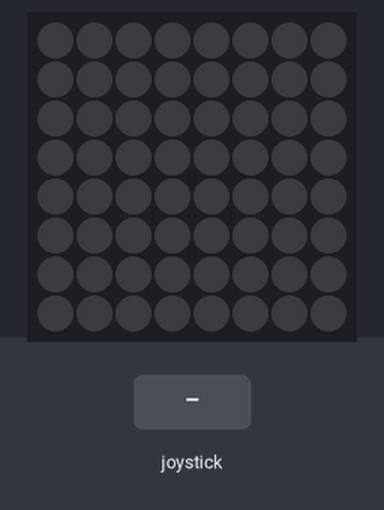
This program was run on a simulated Raspberry Pi (BCM pin numbers) with a Sense HAT. Parts: the Sense HAT's 8×8 RGB LED matrix. The inputs (shaded band) are chosen by the test bench. Random numbers come from a fixed seed.

Above: at 1.2 s.
1.3 s: joystick clicked
At 1.97 s:
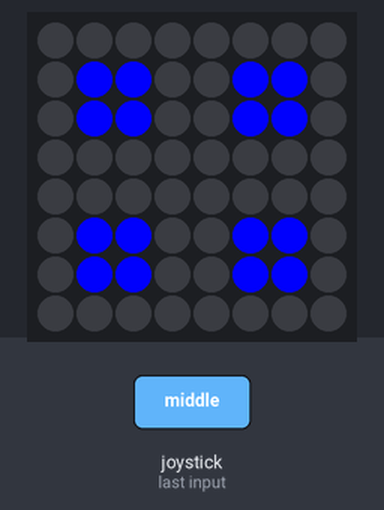
At 5.4 s:
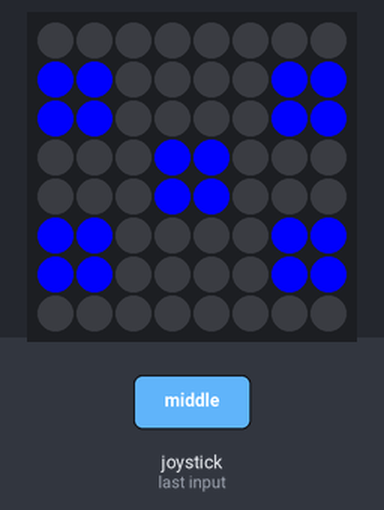
Timing chart, 0 to 6.9 s (numbered marks = the images above; inputs shaded):
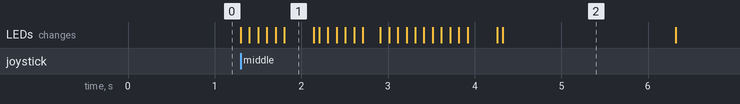

Measured:
- after the input at 1.3 s, the LEDs: first change at once (image 1 shows a later state)

The program:

improved_electronic_dice.py
```python
from sense_hat import SenseHat
from time import sleep
import random
sense = SenseHat()
o = (0, 0, 0)
b = (0, 0, 255)

one_img = [
    o, o, o, o, o, o, o, o,
    o, o, o, o, o, o, o, o,
    o, o, o, o, o, o, o, o,
    o, o, o, b, b, o, o, o,
    o, o, o, b, b, o, o, o,
    o, o, o, o, o, o, o, o,
    o, o, o, o, o, o, o, o,
    o, o, o, o, o, o, o, o
]

two_img = [
    o, o, o, o, o, o, o, o,
    o, o, o, b, b, o, o, o,
    o, o, o, b, b, o, o, o,
    o, o, o, o, o, o, o, o,
    o, o, o, o, o, o, o, o,
    o, o, o, b, b, o, o, o,
    o, o, o, b, b, o, o, o,
    o, o, o, o, o, o, o, o
]

three_img = [
    o, o, o, o, o, o, b, b,
    o, o, o, o, o, o, b, b,
    o, o, o, o, o, o, o, o,
    o, o, o, b, b, o, o, o,
    o, o, o, b, b, o, o, o,
    o, o, o, o, o, o, o, o,
    b, b, o, o, o, o, o, o,
    b, b, o, o, o, o, o, o
]

four_img = [
    o, o, o, o, o, o, o, o,
    o, b, b, o, o, b, b, o,
    o, b, b, o, o, b, b, o,
    o, o, o, o, o, o, o, o,
    o, o, o, o, o, o, o, o,
    o, b, b, o, o, b, b, o,
    o, b, b, o, o, b, b, o,
    o, o, o, o, o, o, o, o
]

five_img = [
    o, o, o, o, o, o, o, o,
    b, b, o, o, o, o, b, b,
    b, b, o, o, o, o, b, b,
    o, o, o, b, b, o, o, o,
    o, o, o, b, b, o, o, o,
    b, b, o, o, o, o, b, b,
    b, b, o, o, o, o, b, b,
    o, o, o, o, o, o, o, o
]

six_img = [
    o, b, b, o, o, b, b, o,
    o, b, b, o, o, b, b, o,
    o, o, o, o, o, o, o, o,
    o, b, b, o, o, b, b, o,
    o, b, b, o, o, b, b, o,
    o, o, o, o, o, o, o, o,
    o, b, b, o, o, b, b, o,
    o, b, b, o, o, b, b, o
]
dice_images = [one_img, two_img, three_img, four_img, five_img, six_img]
def number_gen(event):
    if event.action == "pressed":
        for _ in range(30):
            val = random.randint(1, 6)
            sense.set_pixels(dice_images[val-1])
            sleep(0.1)
        final_val = random.randint(1, 6)
        sense.set_pixels(dice_images[final_val-1])
        sleep(2)
        sense.clear()
sense.stick.direction_middle = number_gen
while True:
    pass
```
